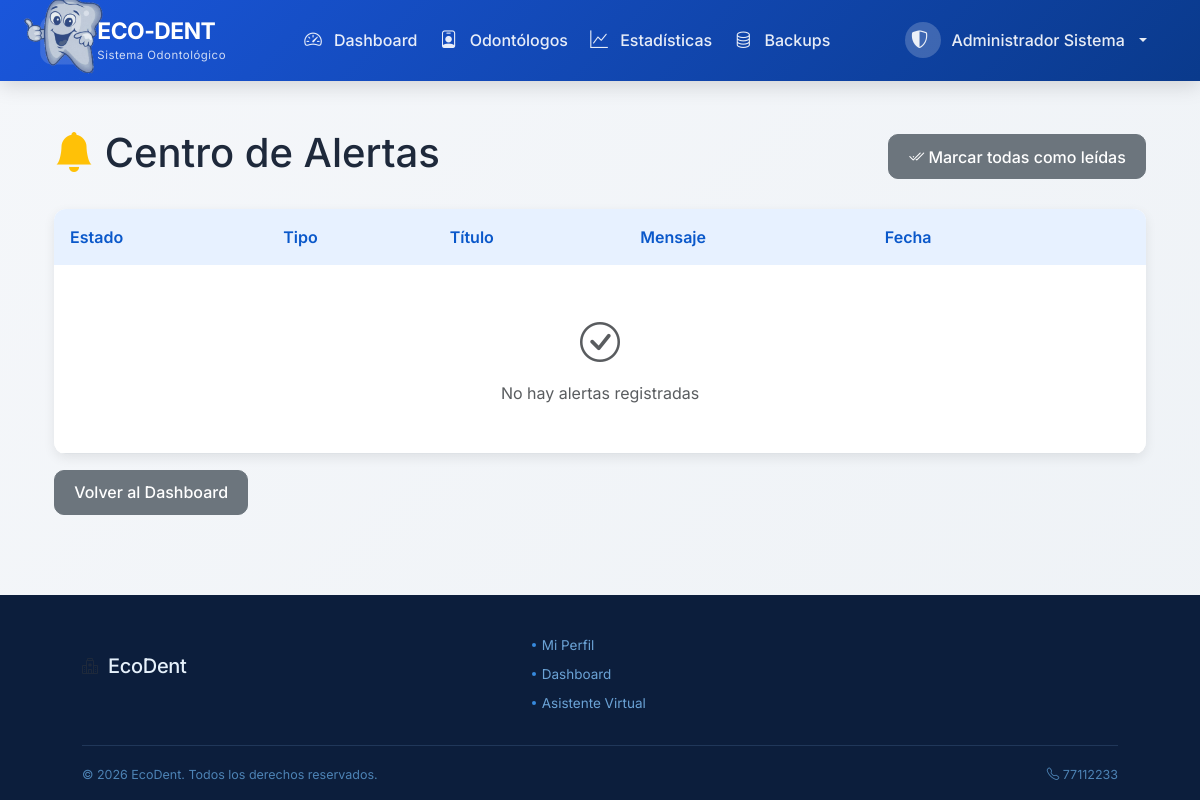
The app's page /public/admin/ver_todas_alertas.php (signed in), older data.
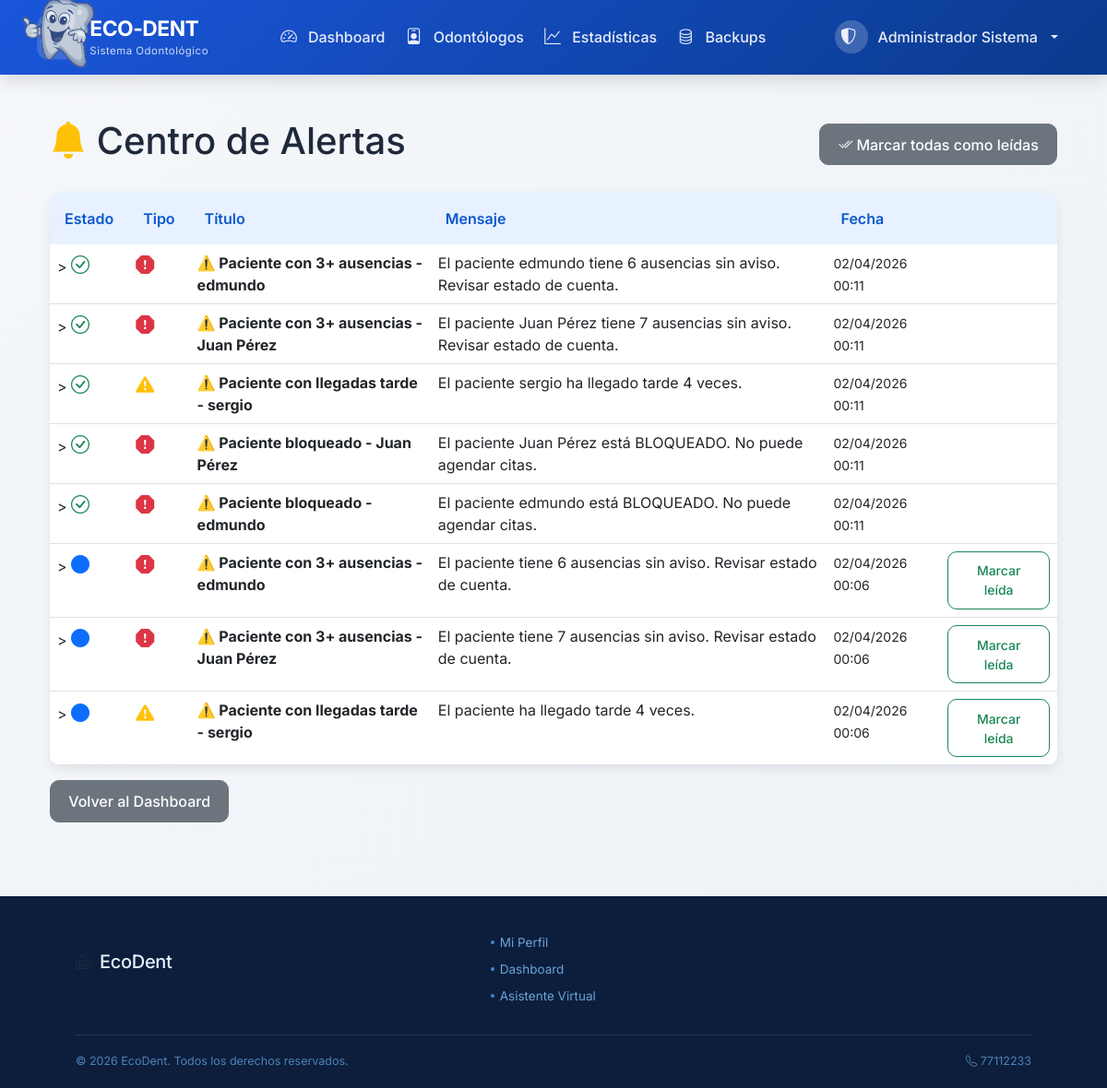
The same page, newer data.
### tables this page shows
CREATE TABLE `alertas` (
  `id_alerta` int(11) NOT NULL AUTO_INCREMENT,
  `id_usuario` int(11) DEFAULT NULL,
  `id_regla` int(11) DEFAULT NULL,
  `titulo` varchar(200) NOT NULL,
  `mensaje` text NOT NULL,
  `tipo` enum('info','warning','danger','success') DEFAULT 'info',
  `leida` tinyint(1) DEFAULT 0,
  `fecha_creacion` datetime DEFAULT current_timestamp(),
  PRIMARY KEY (`id_alerta`),
  KEY `idx_usuario` (`id_usuario`),
  KEY `idx_no_leidas` (`leida`),
  CONSTRAINT `alertas_ibfk_1` FOREIGN KEY (`id_usuario`) REFERENCES `usuarios` (`id_usuario`) ON DELETE CASCADE
);

### public/admin/ver_todas_alertas.php (the view, shortened to what this page needs)
<?php
$conexion = conectarBD();
$alertas = $conexion->prepare("
    SELECT a.*, r.nombre as regla_nombre
    FROM alertas a
    LEFT JOIN reglas_alertas r ON a.id_regla = r.id_regla
    WHERE a.id_usuario = ?
    ORDER BY a.fecha_creacion DESC
");
$alertas->bind_param("i", $_SESSION['id_usuario']);
$alertas->execute();
$alertas_lista = $alertas->get_result();
require_once '../../includes/header.php';
?>
<div class="container mt-4">
    <div class="d-flex justify-content-between align-items-center mb-4">
        <h1><i class="bi bi-bell-fill text-warning"></i> Centro de Alertas</h1>
        <a href="?marcar_todas=1" class="btn btn-secondary" onclick="return confirm('¿Marcar todas como leídas?')">
            <i class="bi bi-check2-all"></i> Marcar todas como leídas
        </a>
    </div>
    <div class="card">
        <div class="card-body p-0">
            <table class="table table-hover mb-0">
                <thead class="table-light">
                    <tr>
                        <th>Estado</th>
                        <th>Tipo</th>
                        <th>Título</th>
                        <th>Mensaje</th>
                        <th>Fecha</th>
                        <th></th>
                    </tr>
                </thead>
                <tbody>
                    <?php if ($alertas_lista->num_rows > 0): ?>
                        <?php while($alerta = $alertas_lista->fetch_assoc()): ?>
                        <tr>
                            <td>>
                                <?php if ($alerta['leida']): ?>
                                    <i class="bi bi-check-circle text-success fs-5" title="Leída"></i>
                                <?php else: ?>
                                    <i class="bi bi-circle-fill text-primary fs-5" title="No leída"></i>
                                <?php endif; ?>
                            </td>
                            <td>
                                <?php
                                $icono = 'info-circle';
                                $color = 'info';
                                if ($alerta['tipo'] == 'danger') {
                                    $icono = 'exclamation-octagon';
                                    $color = 'danger';
                                } elseif ($alerta['tipo'] == 'warning') {
                                    $icono = 'exclamation-triangle';
                                    $color = 'warning';
                                }
                                ?>
                                <i class="bi bi-<?php echo $icono; ?>-fill text-<?php echo $color; ?> fs-5"></i>
                            </td>
                            <td><strong><?php echo htmlspecialchars($alerta['titulo']); ?></strong></td>
                            <td><?php echo htmlspecialchars($alerta['mensaje']); ?></td>
                            <td><small><?php echo date('d/m/Y H:i', strtotime($alerta['fecha_creacion'])); ?></small></td>
                            <td>
                                <?php if (!$alerta['leida']): ?>
                                    <a href="?marcar=<?php echo $alerta['id_alerta']; ?>" class="btn btn-sm btn-outline-success">
                                        Marcar leída
                                    </a>
                                <?php endif; ?>
                            </td>
                        </tr>
                        <?php endwhile; ?>
                    <?php else: ?>
                        <tr>
                            <td colspan="6" class="text-center py-5 text-muted">
                                <i class="bi bi-check-circle fs-1 d-block mb-2"></i>
                                No hay alertas registradas
                            </td>
                        </tr>
                    <?php endif; ?>
                </tbody>
            </table>
        </div>
    </div>
    <div class="mt-3">
        <a href="dashboard.php" class="btn btn-secondary">Volver al Dashboard</a>
    </div>
</div>
<?php require_once '../../includes/footer.php'; ?>

### includes/header.php (shortened to what this page needs)
?><!DOCTYPE html>
<html lang="es">
<head>
    <link href="https://cdn.jsdelivr.net/npm/bootstrap@5.3.0/dist/css/bootstrap.min.css" rel="stylesheet">
    <link rel="stylesheet" href="https://cdn.jsdelivr.net/npm/bootstrap-icons@1.11.0/font/bootstrap-icons.css">
    <link href="/ecodent/public/css/estilos.css" rel="stylesheet">
</head>
<body>
    <nav class="navbar navbar-expand-lg navbar-dark sticky-top">
        <div class="container">
            <a class="navbar-brand" href="/ecodent/public/index.php">
                <div class="d-flex align-items-center">
                    <div class="logo-icon me-2">
                        <img src="/ecodent/public/image/logo1.png" alt="ECO-DENT" width="200" height="200">
                    </div>
                    <div>
                        <span class="brand-name">ECO-DENT</span>
                        <small class="brand-subtitle d-block">Sistema Odontológico</small>
                    </div>
                </div>
            </a>
            <div class="collapse navbar-collapse" id="navbarPrincipal">
                <ul class="navbar-nav mx-auto">
                    <?php if (isset($_SESSION['id_usuario'])): ?>
                        <?php if ($_SESSION['rol'] === 'admin'): ?>
                            <li class="nav-item">
                                <a class="nav-link <?php echo basename($_SERVER['PHP_SELF']) == 'dashboard.php' ? 'active' : ''; ?>" href="/ecodent/public/admin/dashboard.php">
                                    <i class="bi bi-speedometer2"></i> Dashboard
                                </a>
                            </li>
                            <li class="nav-item">
                                <a class="nav-link" href="/ecodent/public/admin/gestion_odontologos.php">
                                    <i class="bi bi-person-badge"></i> Odontólogos
                                </a>
                            </li>
                            <li class="nav-item">
                                <a class="nav-link" href="/ecodent/public/admin/estadisticas.php">
                                    <i class="bi bi-graph-up"></i> Estadísticas
                                </a>
                            </li>
                            <li class="nav-item">
                                <a class="nav-link" href="/ecodent/public/admin/ver_backups.php">
                                    <i class="bi bi-database"></i> Backups
                                </a>
                            </li>
                        <?php endif; ?>
                    <?php endif; ?>
                </ul>
                <ul class="navbar-nav">
                    <?php if (isset($_SESSION['id_usuario'])): ?>
                        <li class="nav-item dropdown">
                            <a class="nav-link dropdown-toggle user-dropdown" href="#" role="button" data-bs-toggle="dropdown">
                                <div class="user-avatar">
                                    <?php
                                    if ($_SESSION['rol'] === 'admin') {
                                        echo '<i class="bi bi-shield-shaded"></i>';
                                    } elseif ($_SESSION['rol'] === 'odontologo') {
                                        echo '<i class="bi bi-hospital"></i>';
                                    } else {
                                        echo '<i class="bi bi-person-circle"></i>';
                                    }
                                    ?>
                                </div>
                                <span class="user-name d-none d-lg-inline"><?php echo htmlspecialchars($_SESSION['nombre_completo']); ?></span>
                            </a>
                        </li>
                    <?php endif; ?>
                </ul>
            </div>
        </div>
    </nav>
    <main class="container mt-4">

### includes/footer.php (shortened to what this page needs)
    </main>
    <footer class="footer">
        <div class="container">
            <div class="footer-content">
                <div class="footer-brand">
                    <i class="bi bi-hospital"></i>
                    <span>EcoDent</span>
                </div>
                <div class="footer-links">
                    <?php if (isset($_SESSION['id_usuario'])): ?>
                        <a href="/ecodent/public/perfil.php">Mi Perfil</a>
                        <?php if ($_SESSION['rol'] === 'admin'): ?>
                            <a href="/ecodent/public/admin/dashboard.php">Dashboard</a>
                        <?php elseif ($_SESSION['rol'] === 'odontologo'): ?>
                            <a href="/ecodent/public/odontologo/calendario.php">Calendario</a>
                        <?php else: ?>
                            <a href="/ecodent/public/paciente/dashboard.php">Mi Panel</a>
                        <?php endif; ?>
                    <?php else: ?>
                        <a href="/ecodent/public/login.php">Iniciar Sesión</a>
                        <a href="/ecodent/public/registro.php">Registrarse</a>
                    <?php endif; ?>
                    <a href="/ecodent/public/asistente_virtual.php">Asistente Virtual</a>
                </div>
            </div>
            <div class="footer-bottom">
                <p>&copy; <?php echo date('Y'); ?> EcoDent. Todos los derechos reservados.</p>
                <p class="footer-phone"><i class="bi bi-telephone"></i> 77112233</p>
            </div>
        </div>
    </footer>
</body>
</html>

### public/css/estilos.css (style rules this page uses)
:root { --primary-color: #0a58ca; --primary-dark: #0a58ca; --primary-light: #e7f1ff; --secondary-color: #20c997; --danger-color: #dc3545; --warning-color: #ffc107; --info-color: #0dcaf0; --dark-color: #1e293b; --light-color: #f8f9fc; --success-color: #198754; --gray-color: #6c757d; --border-radius: 12px; --box-shadow: 0 4px 12px rgba(0, 0, 0, 0.08); --transition: all 0.3s ease; }
* { margin: 0; padding: 0; box-sizing: border-box; }
body { font-family: 'Inter', sans-serif; background: linear-gradient(135deg, #f5f7fa 0%, #eef2f6 100%); min-height: 100vh; display: flex; flex-direction: column; color: var(--dark-color); }
main { flex: 1; padding-bottom: 2rem; }
.navbar { background: linear-gradient(135deg, #1a56db 0%, #0a3a8c 100%); padding: 0.8rem 0; box-shadow: 0 4px 20px rgba(0, 0, 0, 0.15); }
.navbar-brand { display: flex; align-items: center; padding: 0; transition: var(--transition); }
.logo-icon { background: rgba(255, 255, 255, 0.15); width: 48px; height: 48px; border-radius: 12px; display: flex; align-items: center; justify-content: center; transition: var(--transition); }
.brand-name { font-size: 1.4rem; font-weight: 700; letter-spacing: -0.5px; line-height: 1.2; }
.brand-subtitle { font-size: 0.7rem; opacity: 0.8; font-weight: 400; letter-spacing: 0.5px; }
.navbar-nav .nav-link { color: rgba(255, 255, 255, 0.9); font-weight: 500; padding: 0.6rem 1rem; margin: 0 0.2rem; border-radius: 8px; transition: var(--transition); }
.navbar-nav .nav-link i { margin-right: 8px; font-size: 1.1rem; }
.user-dropdown { display: flex; align-items: center; gap: 10px; }
.user-avatar { width: 36px; height: 36px; background: rgba(255, 255, 255, 0.2); border-radius: 50%; display: flex; align-items: center; justify-content: center; font-size: 1.2rem; }
.user-name { font-weight: 500; }
.card { border: none; border-radius: var(--border-radius); box-shadow: var(--box-shadow); transition: var(--transition); background: white; }
.btn { border-radius: 10px; padding: 0.6rem 1.2rem; font-weight: 500; transition: var(--transition); }
.table { border-radius: var(--border-radius); overflow: hidden; }
.table thead th { background: var(--primary-light); color: var(--primary-dark); font-weight: 600; border-bottom: none; padding: 1rem; }
.table tbody tr { transition: var(--transition); }
.card, .stat-card, .action-card { animation: fadeIn 0.5s ease forwards; }
.footer { background: #0c1e3c; padding: 2.5rem 0 0; margin-top: 3rem; font-family: inherit; }
.footer .container { max-width: 1100px; margin: 0 auto; padding: 0 2rem; }
.footer-content { display: grid; grid-template-columns: 1.5fr 1fr 1fr; gap: 2.5rem; padding-bottom: 2rem; border-bottom: 0.5px solid rgba(148, 196, 255, 0.15); }
.footer-brand { display: flex; align-items: center; gap: 10px; margin-bottom: 1rem; }
.footer-brand span { font-size: 20px; font-weight: 500; color: #e6f1fb; letter-spacing: -0.3px; }
.footer-links { display: flex; flex-direction: column; gap: 0.55rem; }
.footer-links a { font-size: 13.5px; color: #6ba3d6; text-decoration: none; display: flex; align-items: center; gap: 6px; transition: color 0.2s; }
.footer-links a::before { content: ''; width: 4px; height: 4px; background: #378add; border-radius: 50%; flex-shrink: 0; }
.footer-bottom { display: flex; align-items: center; justify-content: space-between; padding: 1.2rem 0; flex-wrap: wrap; gap: 0.5rem; }
.footer-bottom p { font-size: 12.5px; color: #4d83b5; margin: 0; }

Row changes from the older to the newer data that the page shows:
added alertas: leida 1 (drawn), titulo "⚠️ Paciente con 3+ ausencias - edmundo", mensaje "El paciente edmundo tiene 6 ausencias sin aviso. Revisar estado de cuenta.", fecha_creacion "02/04/2026 00:11"
added alertas: leida 1 (drawn), titulo "⚠️ Paciente con 3+ ausencias - Juan Pérez", mensaje "El paciente Juan Pérez tiene 7 ausencias sin aviso. Revisar estado de cuenta.", fecha_creacion "02/04/2026 00:11"
added alertas: leida 1 (drawn), titulo "⚠️ Paciente con llegadas tarde - sergio", mensaje "El paciente sergio ha llegado tarde 4 veces.", fecha_creacion "02/04/2026 00:11"
added alertas: leida 1 (drawn), titulo "⚠️ Paciente bloqueado - Juan Pérez", mensaje "El paciente Juan Pérez está BLOQUEADO. No puede agendar citas.", fecha_creacion "02/04/2026 00:11"
added alertas: leida 1 (drawn), titulo "⚠️ Paciente bloqueado - edmundo", mensaje "El paciente edmundo está BLOQUEADO. No puede agendar citas.", fecha_creacion "02/04/2026 00:11"
added alertas: leida 0 (drawn), titulo "⚠️ Paciente con 3+ ausencias - edmundo", mensaje "El paciente tiene 6 ausencias sin aviso. Revisar estado de cuenta.", fecha_creacion "02/04/2026 00:06"
added alertas: leida 0 (drawn), titulo "⚠️ Paciente con 3+ ausencias - Juan Pérez", mensaje "El paciente tiene 7 ausencias sin aviso. Revisar estado de cuenta.", fecha_creacion "02/04/2026 00:06"
added alertas: leida 0 (drawn), titulo "⚠️ Paciente con llegadas tarde - sergio", mensaje "El paciente ha llegado tarde 4 veces.", fecha_creacion "02/04/2026 00:06"
Text that changed along with them:
text no longer shown: "No hay alertas registradas"
